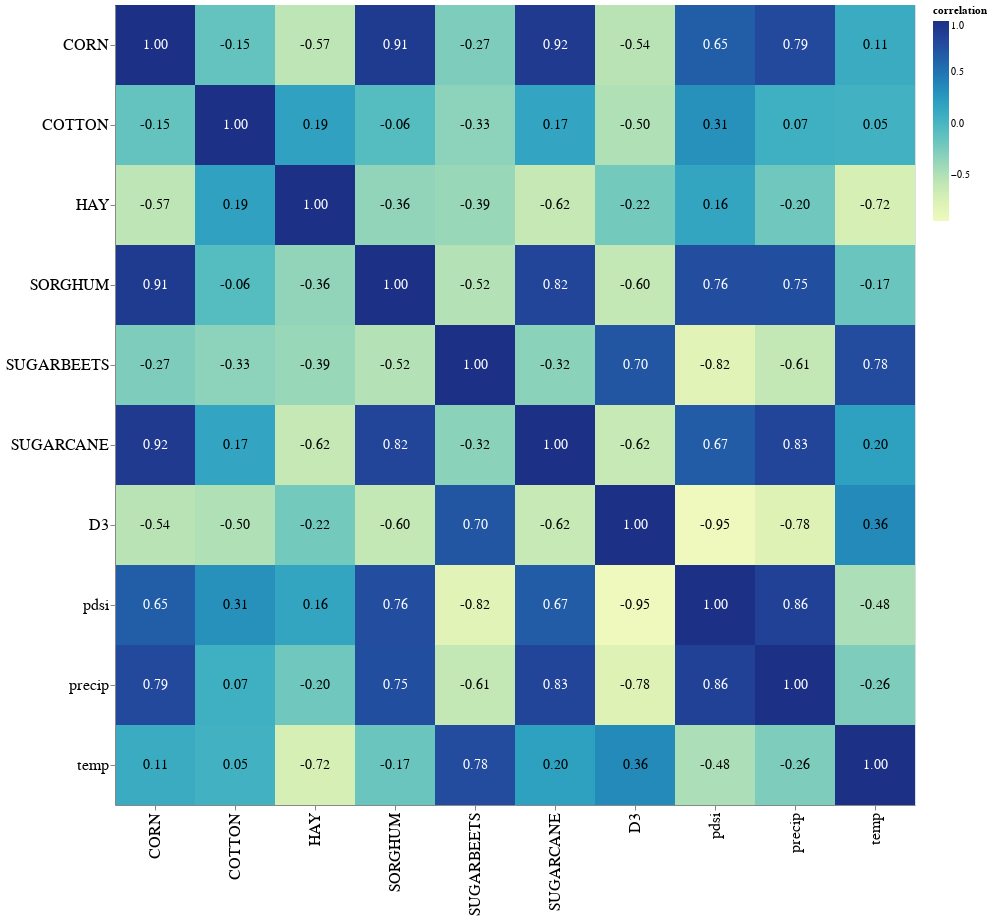

Source (notebook cell):
### Code cell
# display vis
corrmatrix(crop_drought_corr)

### Figure 1 — Vega-Lite specification as saved in the notebook (floating-point values rounded to 4 significant figures)
{"usermeta": {"embedOptions": {"theme": "fivethirtyeight"}}, "config": {"view": {"continuousWidth": 400, "continuousHeight": 300}}, "layer": [{"mark": "rect", "encoding": {"color": {"field": "correlation", "type": "quantitative"}, "x": {"axis": {"labelFontSize": 16}, "field": "variable", "sort": ["CORN", "COTTON", "HAY", "SORGHUM", "SUGARBEETS", "SUGARCANE", "D3", "pdsi", "precip", "temp"], "title": null, "type": "ordinal"}, "y": {"axis": {"labelFontSize": 16}, "field": "variable2", "sort": ["CORN", "COTTON", "HAY", "SORGHUM", "SUGARBEETS", "SUGARCANE", "D3", "pdsi", "precip", "temp"], "title": null, "type": "ordinal"}}}, {"mark": {"type": "text", "size": 14}, "encoding": {"color": {"condition": {"value": "white", "test": "(datum.correlation > 0.5)"}, "value": "black"}, "text": {"field": "correlation_label", "type": "nominal"}, "x": {"axis": {"labelFontSize": 16}, "field": "variable", "sort": ["CORN", "COTTON", "HAY", "SORGHUM", "SUGARBEETS", "SUGARCANE", "D3", "pdsi", "precip", "temp"], "title": null, "type": "ordinal"}, "y": {"axis": {"labelFontSize": 16}, "field": "variable2", "sort": ["CORN", "COTTON", "HAY", "SORGHUM", "SUGARBEETS", "SUGARCANE", "D3", "pdsi", "precip", "temp"], "title": null, "type": "ordinal"}}}], "data": {"name": "data-2023343b3b3279a51780ab98efda0ac0"}, "height": 800, "width": 800, "$schema": "https://vega.github.io/schema/vega-lite/v4.17.0.json", "datasets": {"data-2023343b3b3279a51780ab98efda0ac0": [{"variable": "CORN", "variable2": "CORN", "correlation": 1.0, "correlation_label": "1.00"}, {"variable": "COTTON", "variable2": "CORN", "correlation": -0.1454, "correlation_label": "-0.15"}, {"variable": "HAY", "variable2": "CORN", "correlation": -0.566, "correlation_label": "-0.57"}, {"variable": "SORGHUM", "variable2": "CORN", "correlation": 0.9096, "correlation_label": "0.91"}, {"variable": "SUGARBEETS", "variable2": "CORN", "correlation": -0.2668, "correlation_label": "-0.27"}, {"variable": "SUGARCANE", "variable2": "CORN", "correlation": 0.9207, "correlation_label": "0.92"}, {"variable": "D3", "variable2": "CORN", "correlation": -0.5409, "correlation_label": "-0.54"}, {"variable": "pdsi", "variable2": "CORN", "correlation": 0.6475, "correlation_label": "0.65"}, {"variable": "precip", "variable2": "CORN", "correlation": 0.7887, "correlation_label": "0.79"}, {"variable": "temp", "variable2": "CORN", "correlation": 0.1054, "correlation_label": "0.11"}, {"variable": "CORN", "variable2": "COTTON", "correlation": -0.1454, "correlation_label": "-0.15"}, {"variable": "COTTON", "variable2": "COTTON", "correlation": 1.0, "correlation_label": "1.00"}, {"variable": "HAY", "variable2": "COTTON", "correlation": 0.1892, "correlation_label": "0.19"}, {"variable": "SORGHUM", "variable2": "COTTON", "correlation": -0.06476, "correlation_label": "-0.06"}, {"variable": "SUGARBEETS", "variable2": "COTTON", "correlation": -0.3334, "correlation_label": "-0.33"}, {"variable": "SUGARCANE", "variable2": "COTTON", "correlation": 0.1681, "correlation_label": "0.17"}, {"variable": "D3", "variable2": "COTTON", "correlation": -0.4969, "correlation_label": "-0.50"}, {"variable": "pdsi", "variable2": "COTTON", "correlation": 0.31, "correlation_label": "0.31"}, {"variable": "precip", "variable2": "COTTON", "correlation": 0.07166, "correlation_label": "0.07"}, {"variable": "temp", "variable2": "COTTON", "correlation": 0.04734, "correlation_label": "0.05"}, {"variable": "CORN", "variable2": "HAY", "correlation": -0.566, "correlation_label": "-0.57"}, {"variable": "COTTON", "variable2": "HAY", "correlation": 0.1892, "correlation_label": "0.19"}, {"variable": "HAY", "variable2": "HAY", "correlation": 1.0, "correlation_label": "1.00"}, {"variable": "SORGHUM", "variable2": "HAY", "correlation": -0.3588, "correlation_label": "-0.36"}, {"variable": "SUGARBEETS", "variable2": "HAY", "correlation": -0.3873, "correlation_label": "-0.39"}, {"variable": "SUGARCANE", "variable2": "HAY", "correlation": -0.6159, "correlation_label": "-0.62"}, {"variable": "D3", "variable2": "HAY", "correlation": -0.2193, "correlation_label": "-0.22"}, {"variable": "pdsi", "variable2": "HAY", "correlation": 0.1566, "correlation_label": "0.16"}, {"variable": "precip", "variable2": "HAY", "correlation": -0.1987, "correlation_label": "-0.20"}, {"variable": "temp", "variable2": "HAY", "correlation": -0.7238, "correlation_label": "-0.72"}, {"variable": "CORN", "variable2": "SORGHUM", "correlation": 0.9096, "correlation_label": "0.91"}, {"variable": "COTTON", "variable2": "SORGHUM", "correlation": -0.06476, "correlation_label": "-0.06"}, {"variable": "HAY", "variable2": "SORGHUM", "correlation": -0.3588, "correlation_label": "-0.36"}, {"variable": "SORGHUM", "variable2": "SORGHUM", "correlation": 1.0, "correlation_label": "1.00"}, {"variable": "SUGARBEETS", "variable2": "SORGHUM", "correlation": -0.5192, "correlation_label": "-0.52"}, {"variable": "SUGARCANE", "variable2": "SORGHUM", "correlation": 0.8238, "correlation_label": "0.82"}, {"variable": "D3", "variable2": "SORGHUM", "correlation": -0.6047, "correlation_label": "-0.60"}, {"variable": "pdsi", "variable2": "SORGHUM", "correlation": 0.7647, "correlation_label": "0.76"}, {"variable": "precip", "variable2": "SORGHUM", "correlation": 0.7529, "correlation_label": "0.75"}, {"variable": "temp", "variable2": "SORGHUM", "correlation": -0.1726, "correlation_label": "-0.17"}, {"variable": "CORN", "variable2": "SUGARBEETS", "correlation": -0.2668, "correlation_label": "-0.27"}, {"variable": "COTTON", "variable2": "SUGARBEETS", "correlation": -0.3334, "correlation_label": "-0.33"}, {"variable": "HAY", "variable2": "SUGARBEETS", "correlation": -0.3873, "correlation_label": "-0.39"}, {"variable": "SORGHUM", "variable2": "SUGARBEETS", "correlation": -0.5192, "correlation_label": "-0.52"}, {"variable": "SUGARBEETS", "variable2": "SUGARBEETS", "correlation": 1.0, "correlation_label": "1.00"}, {"variable": "SUGARCANE", "variable2": "SUGARBEETS", "correlation": -0.324, "correlation_label": "-0.32"}, {"variable": "D3", "variable2": "SUGARBEETS", "correlation": 0.7026, "correlation_label": "0.70"}, {"variable": "pdsi", "variable2": "SUGARBEETS", "correlation": -0.8163, "correlation_label": "-0.82"}, {"variable": "precip", "variable2": "SUGARBEETS", "correlation": -0.6088, "correlation_label": "-0.61"}, {"variable": "temp", "variable2": "SUGARBEETS", "correlation": 0.7767, "correlation_label": "0.78"}, {"variable": "CORN", "variable2": "SUGARCANE", "correlation": 0.9207, "correlation_label": "0.92"}, {"variable": "COTTON", "variable2": "SUGARCANE", "correlation": 0.1681, "correlation_label": "0.17"}, {"variable": "HAY", "variable2": "SUGARCANE", "correlation": -0.6159, "correlation_label": "-0.62"}, {"variable": "SORGHUM", "variable2": "SUGARCANE", "correlation": 0.8238, "correlation_label": "0.82"}, {"variable": "SUGARBEETS", "variable2": "SUGARCANE", "correlation": -0.324, "correlation_label": "-0.32"}, {"variable": "SUGARCANE", "variable2": "SUGARCANE", "correlation": 1.0, "correlation_label": "1.00"}, {"variable": "D3", "variable2": "SUGARCANE", "correlation": -0.6209, "correlation_label": "-0.62"}, {"variable": "pdsi", "variable2": "SUGARCANE", "correlation": 0.669, "correlation_label": "0.67"}, {"variable": "precip", "variable2": "SUGARCANE", "correlation": 0.8301, "correlation_label": "0.83"}, {"variable": "temp", "variable2": "SUGARCANE", "correlation": 0.2033, "correlation_label": "0.20"}, {"variable": "CORN", "variable2": "D3", "correlation": -0.5409, "correlation_label": "-0.54"}, {"variable": "COTTON", "variable2": "D3", "correlation": -0.4969, "correlation_label": "-0.50"}, {"variable": "HAY", "variable2": "D3", "correlation": -0.2193, "correlation_label": "-0.22"}, {"variable": "SORGHUM", "variable2": "D3", "correlation": -0.6047, "correlation_label": "-0.60"}, {"variable": "SUGARBEETS", "variable2": "D3", "correlation": 0.7026, "correlation_label": "0.70"}, {"variable": "SUGARCANE", "variable2": "D3", "correlation": -0.6209, "correlation_label": "-0.62"}, {"variable": "D3", "variable2": "D3", "correlation": 1.0, "correlation_label": "1.00"}, {"variable": "pdsi", "variable2": "D3", "correlation": -0.9512, "correlation_label": "-0.95"}, {"variable": "precip", "variable2": "D3", "correlation": -0.7847, "correlation_label": "-0.78"}, {"variable": "temp", "variable2": "D3", "correlation": 0.3562, "correlation_label": "0.36"}, {"variable": "CORN", "variable2": "pdsi", "correlation": 0.6475, "correlation_label": "0.65"}, {"variable": "COTTON", "variable2": "pdsi", "correlation": 0.31, "correlation_label": "0.31"}, {"variable": "HAY", "variable2": "pdsi", "correlation": 0.1566, "correlation_label": "0.16"}, {"variable": "SORGHUM", "variable2": "pdsi", "correlation": 0.7647, "correlation_label": "0.76"}, {"variable": "SUGARBEETS", "variable2": "pdsi", "correlation": -0.8163, "correlation_label": "-0.82"}, {"variable": "SUGARCANE", "variable2": "pdsi", "correlation": 0.669, "correlation_label": "0.67"}, {"variable": "D3", "variable2": "pdsi", "correlation": -0.9512, "correlation_label": "-0.95"}, {"variable": "pdsi", "variable2": "pdsi", "correlation": 1.0, "correlation_label": "1.00"}, {"variable": "precip", "variable2": "pdsi", "correlation": 0.8584, "correlation_label": "0.86"}, {"variable": "temp", "variable2": "pdsi", "correlation": -0.481, "correlation_label": "-0.48"}, {"variable": "CORN", "variable2": "precip", "correlation": 0.7887, "correlation_label": "0.79"}, {"variable": "COTTON", "variable2": "precip", "correlation": 0.07166, "correlation_label": "0.07"}, {"variable": "HAY", "variable2": "precip", "correlation": -0.1987, "correlation_label": "-0.20"}, {"variable": "SORGHUM", "variable2": "precip", "correlation": 0.7529, "correlation_label": "0.75"}, {"variable": "SUGARBEETS", "variable2": "precip", "correlation": -0.6088, "correlation_label": "-0.61"}, {"variable": "SUGARCANE", "variable2": "precip", "correlation": 0.8301, "correlation_label": "0.83"}, {"variable": "D3", "variable2": "precip", "correlation": -0.7847, "correlation_label": "-0.78"}, {"variable": "pdsi", "variable2": "precip", "correlation": 0.8584, "correlation_label": "0.86"}, {"variable": "precip", "variable2": "precip", "correlation": 1.0, "correlation_label": "1.00"}, {"variable": "temp", "variable2": "precip", "correlation": -0.2598, "correlation_label": "-0.26"}, {"variable": "CORN", "variable2": "temp", "correlation": 0.1054, "correlation_label": "0.11"}, {"variable": "COTTON", "variable2": "temp", "correlation": 0.04734, "correlation_label": "0.05"}, {"variable": "HAY", "variable2": "temp", "correlation": -0.7238, "correlation_label": "-0.72"}, {"variable": "SORGHUM", "variable2": "temp", "correlation": -0.1726, "correlation_label": "-0.17"}, {"variable": "SUGARBEETS", "variable2": "temp", "correlation": 0.7767, "correlation_label": "0.78"}, {"variable": "SUGARCANE", "variable2": "temp", "correlation": 0.2033, "correlation_label": "0.20"}, {"variable": "D3", "variable2": "temp", "correlation": 0.3562, "correlation_label": "0.36"}, {"variable": "pdsi", "variable2": "temp", "correlation": -0.481, "correlation_label": "-0.48"}, {"variable": "precip", "variable2": "temp", "correlation": -0.2598, "correlation_label": "-0.26"}, {"variable": "temp", "variable2": "temp", "correlation": 1.0, "correlation_label": "1.00"}]}}
